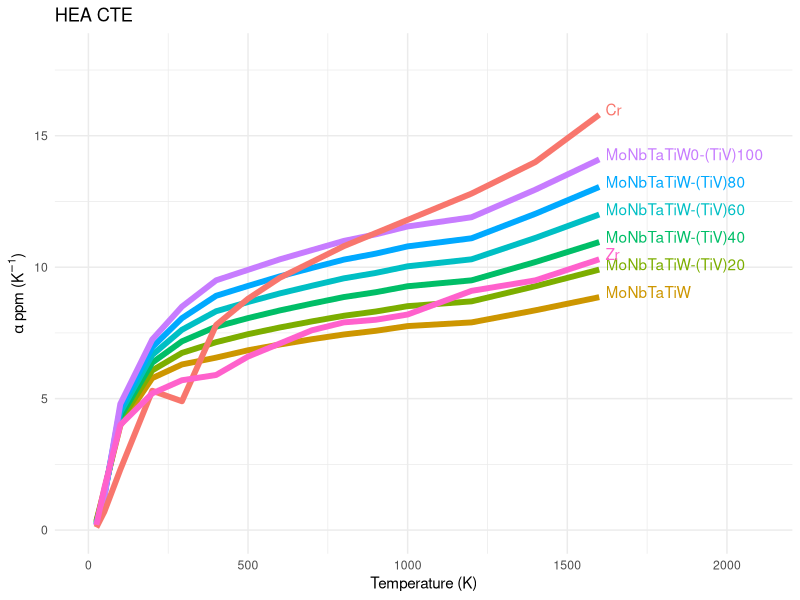

Source code (R):
## ---- chunk 1
knitr::opts_chunk$set(echo = TRUE,warning = FALSE, message = FALSE)
## ---- chunk 2
library(tidyverse)
library(gganimate)
library(readxl)

interlayer_ <- read_excel(file.path("data","interlayer.xlsx"))
interlayer <- interlayer_ %>% 
  pivot_longer(cols = c(colnames(interlayer_)[2],colnames(interlayer_)[9:15]),names_to = c("composition"),values_to=c("CTE"))

new <- interlayer %>% filter(composition %in% c("Zr","Cr")) %>%
  rename("comp"="composition")


p <- interlayer %>% 
  filter(!composition %in% c("Zr","Cr")) %>% 
  ggplot(aes(Temp,CTE,colour = composition))+
  geom_text(aes(label = ifelse(Temp == 1600,composition,"")),hjust = 0, nudge_y = 0.2,nudge_x = 20)+
  geom_text(data = new,aes(colour = comp,label = ifelse(Temp == 1600,comp,"")),hjust = 0, nudge_y = 0.2,nudge_x = 20)+
  theme_minimal()+
  labs(title="HEA CTE",
       x="Temperature (K)",
       y=expression(paste(alpha, " ppm ", "(",K^-1,")")))+
  geom_line(size = 2)+
  geom_line(size = 2,data = new,aes(Temp, CTE, colour = comp))+
  theme(legend.position = "none")+
  lims(x=c(0,2100),y=c(0,18))

  
p
anim <- p + transition_states(composition,
                    transition_length = 10,
                    state_length = 1)+
  ggtitle('HEA Linear Coefficients of Thermal Expansion',
          subtitle = 'Showing {closest_state}')+
   ease_aes('cubic-in-out')
animate(anim)
